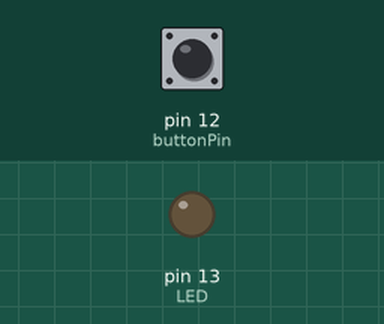
Bench run of a sketch on a simulated Arduino Uno, built with avr-gcc and run on an emulated ATmega328P. Parts: output pins drawn as LEDs (lit = HIGH). The test bench sets the inputs (shaded band); at power-on: pin 12 (buttonPin) HIGH.

Above: at 1.2 s.
1.3 s: pin 12 (buttonPin) pulled LOW for 0.15 s
At 1.37 s:
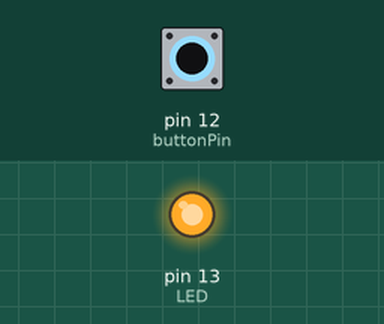
2.9 s: pin 12 (buttonPin) pulled LOW for 3.2 s
At 7.0 s:
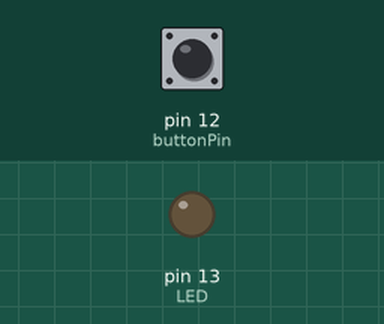
Timing chart, 0 to 8.5 s (numbered marks = the images above; inputs shaded):
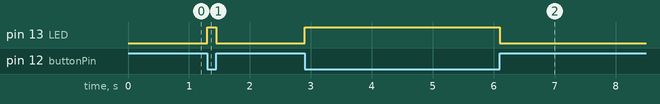

The sketch:

input_pullup.ino
```cpp
// Declare the pins for the Button and the LED
int buttonPin = 12;
int LED = 13;
void setup() {
// Define pin #12 as input and activate the internal pull-up resistor
pinMode(buttonPin, INPUT_PULLUP);
// Define pin #13 as output, for the LED
pinMode(LED, OUTPUT);
}
void loop(){
// Read the value of the input. It can either be 1 or 0
int buttonValue = digitalRead(buttonPin);
if (buttonValue == LOW){
// If button pushed, turn LED on
digitalWrite(LED,HIGH);
} else {
// Otherwise, turn the LED off
digitalWrite(LED, LOW);
}
}
```

Measured:
- after the input at 1.3 s, pin 13 (LED): LOW → HIGH at once, → LOW 0.15 s later
- after the input at 2.9 s, pin 13 (LED): LOW → HIGH at once, → LOW 3.2 s later
